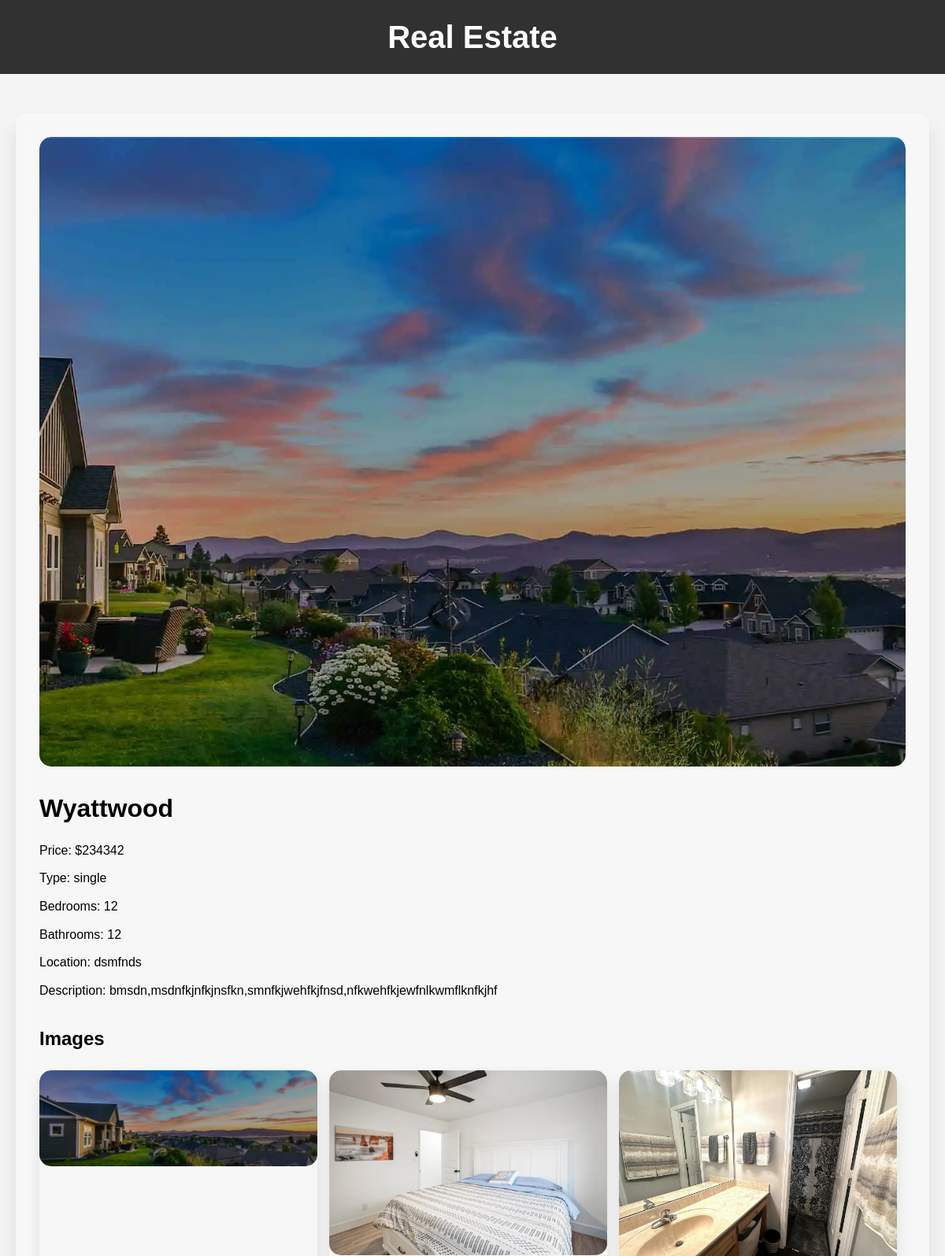
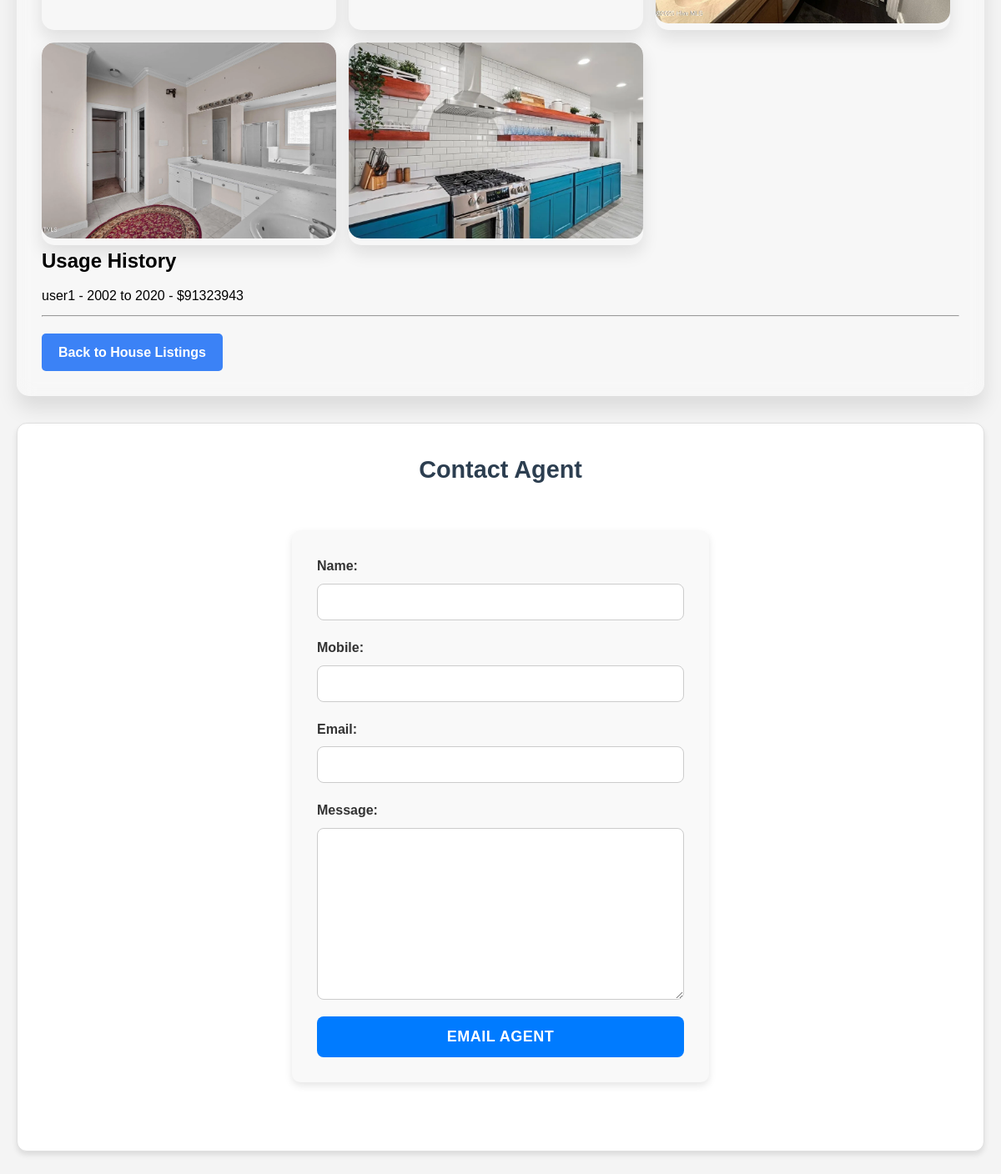
/buy/17/ (signed in), run on the app's committed database (2 pictures, top to bottom).
### myapp/models.py (models this page shows, shortened)
class sell(models.Model):
    user = models.ForeignKey(sigin, on_delete=models.CASCADE)
    housename = models.CharField(max_length=30)
    price = models.IntegerField()
    bedrooms = models.IntegerField(default=1, null=True, blank=True)
    bathrooms = models.IntegerField(default=1, null=True, blank=True)
    location = models.CharField(max_length=30)
    square_feet = models.IntegerField(null=True, blank=True)
    description = models.CharField(max_length=1255, null=True, blank=True)
    house_type = models.CharField(max_length=50, choices=HOUSE_TYPE_CHOICES)
    property_history = models.TextField(null=True, blank=True)
    built_year = models.IntegerField(null=True, blank=True, verbose_name="Built Year")
    image = models.ImageField(upload_to='images/')
    outside_image = models.ImageField(upload_to='houses/other_images/', null=True, blank=True)
    livingroom_image = models.ImageField(upload_to='houses/other_images/', null=True, blank=True)
    bedroom_image = models.ImageField(upload_to='houses/other_images/', null=True, blank=True)
    kitchen_image = models.ImageField(upload_to='houses/other_images/', null=True, blank=True)
    bathroom_image = models.ImageField(upload_to='houses/other_images/', null=True, blank=True)
    additional_image1 = models.ImageField(upload_to='houses/other_images/', null=True, blank=True)
    additional_image2 = models.ImageField(upload_to='houses/other_images/', null=True, blank=True)

class PropertyUsage(models.Model):
    house = models.ForeignKey(sell, on_delete=models.CASCADE, related_name='usage_history')
    user = models.CharField(max_length=100, verbose_name="User Name")
    starting_year = models.IntegerField(verbose_name="Starting Year")
    ending_year = models.IntegerField(verbose_name="Ending Year")
    price = models.IntegerField(verbose_name="Price Paid")

### myapp/views.py (the view)
# urls.py: path('buy/<int:id>/', buyon, name='buyon'),
@login_required(login_url='myapp:login')
def buyon(request, id):
    obj = get_object_or_404(sell, id=id)
    usage_history = obj.usage_history.all()
    submitted = False
    if request.method == 'POST':
        form = AgentInquiryForm(request.POST)
        if form.is_valid():
            inquiry = form.save(commit=False)
            inquiry.house = obj
            inquiry.seller = obj.user  # Set the seller as the house owner
            inquiry.save()
            submitted = True
    else:
        form = AgentInquiryForm()
    return render(request, 'buyon.html', {
        'obj': obj,
        'usage_history': usage_history,
        'form': form,
        'submitted': submitted
    })

### myapp/forms.py
class AgentInquiryForm(forms.ModelForm):
    class Meta:
        model = AgentInquiry
        fields = ['name', 'mobile', 'email', 'message']

### template/buyon.html (shortened to what this page needs)
{% load static %}
<!DOCTYPE html>
<html lang="en">
<head>
    <link rel="stylesheet" href="{% static 'buyon.css' %}">
    <link rel="stylesheet" href="https://cdn.jsdelivr.net/npm/@fancyapps/fancybox@3.5.7/dist/jquery.fancybox.min.css">
</head>
<body>
    <header>
        <div class="logo">
            <h1>Real Estate</h1>
        </div>
    </header>
    <div class="container">
        <div class="house-detail">
            <div class="main-image-container">
                {% if obj.image %}
                    <img src="{{ obj.image.url }}" alt="{{ obj.housename }}" class="main-house-image">
                {% else %}
                    <img src="{% static 'images/default_house_image.jpg' %}" alt="Default Image" class="main-house-image">
                {% endif %}
            </div>
            <div class="house-info">
                <h1>{{ obj.housename }}</h1>
                <p>Price: ${{ obj.price }}</p>
                <p>Type: {{ obj.house_type }}</p>
                <p>Bedrooms: {{ obj.bedrooms }}</p>
                <p>Bathrooms: {{ obj.bathrooms }}</p>
                <p>Location: {{ obj.location }}</p>
                <p>Description: {{ obj.description }}</p>
            </div>
            <div class="additional-info">
                <h2>Images</h2>
                <div class="image-gallery">
                    <div class="image-item">
                        <a href="{{ obj.image.url }}" data-fancybox="gallery" data-caption="Main Image">
                            <img src="{{ obj.image.url }}" alt="Main Image" class="house-room-image">
                        </a>
                    </div>
                    {% if obj.outside_image %}
                    <div class="image-item">
                        <a href="{{ obj.outside_image.url }}" data-fancybox="gallery" data-caption="Outside Image">
                            <img src="{{ obj.outside_image.url }}" alt="Outside Image" class="house-room-image">
                        </a>
                    </div>
                    {% endif %}
                    {% if obj.livingroom_image %}
                    <div class="image-item">
                        <a href="{{ obj.livingroom_image.url }}" data-fancybox="gallery" data-caption="Living Room Image">
                            <img src="{{ obj.livingroom_image.url }}" alt="Living Room Image" class="house-room-image">
                        </a>
                    </div>
                    {% endif %}
                    {% if obj.bedroom_image %}
                    <div class="image-item">
                        <a href="{{ obj.bedroom_image.url }}" data-fancybox="gallery" data-caption="Bedroom Image">
                            <img src="{{ obj.bedroom_image.url }}" alt="Bedroom Image" class="house-room-image">
                        </a>
                    </div>
                    {% endif %}
                    {% if obj.bathroom_image %}
                    <div class="image-item">
                        <a href="{{ obj.bathroom_image.url }}" data-fancybox="gallery" data-caption="Bathroom Image">
                            <img src="{{ obj.bathroom_image.url }}" alt="Bathroom Image" class="house-room-image">
                        </a>
                    </div>
                    {% endif %}
                </div>
                <div class="usage-history">
                    <h2>Usage History</h2>
                    <ul>
                        {% for usage in usage_history %}
                            <li>
                                {{ usage.user }} - {{ usage.starting_year }} to {{ usage.ending_year }} - ${{ usage.price }}
                            </li>
                        {% empty %}
                            <li>No usage history available.</li>
                        {% endfor %}
                    </ul>
                    <hr>
                </div>
            <a href="{% url 'myapp:buy' %}" class="back-btn">Back to House Listings</a>
        </div>
    </div>
        <div class="contact-agent-form">
            <h2>Contact Agent</h2>
            {% if submitted %}
            <div class="success-message">
                <h3>Thank you for your interest!</h3>
                <p>A Realtor.com coordinator will call you shortly</p>
                <p>We can connect you directly with a local real estate agent who can answer questions and schedule tours.</p>
                <p>To connect right away, call (555) 123-4567</p>
            </div>
            {% else %}
            <form method="post">
                {{ form.as_p }}
                <button type="submit" class="email-agent-btn">Email Agent</button>
            </form>
            {% endif %}
        </div>
</body>
</html>

### static/buyon.css (style rules this page uses)
* { margin: 0; padding: 0; box-sizing: border-box; }
body { font-family: 'Arial', sans-serif; background: #f4f4f4; color: #333; line-height: 1.6; }
header { background-color: rgba(0, 0, 0, 0.8); padding: 15px 20px; text-align: center; color: #fff; }
header .logo h1 { font-size: 2.5rem; }
.container { padding: 20px; max-width: 1200px; margin: 0 auto; }
.house-detail { background-color: rgba(255, 255, 255, 0.3); backdrop-filter: blur(10px); padding: 30px; border-radius: 15px; box-shadow: 0 15px 25px rgba(0, 0, 0, 0.1); margin-top: 30px; }
.main-image-container { position: relative; overflow: hidden; border-radius: 15px; }
.main-house-image { width: 100%; height: 800px; object-fit: cover; border-radius: 15px; }
.house-info { color: #000; margin-top: 20px; }
.house-info h1 { font-size: 2rem; margin-bottom: 15px; }
.house-info p { font-size: 1rem; margin-bottom: 10px; }
.additional-info { margin-top: 30px; }
.additional-info h2 { font-size: 1.5rem; margin-bottom: 10px; color: #000; }
.image-gallery { display: flex; gap: 15px; flex-wrap: wrap; margin-top: 20px; }
.image-item { position: relative; width: calc(33% - 10px); overflow: hidden; border-radius: 15px; box-shadow: 0 10px 20px rgba(0, 0, 0, 0.1); cursor: pointer; transition: transform 0.3s ease; }
.house-room-image { width: 100%; height: auto; object-fit: cover; border-radius: 15px; transition: transform 0.3s ease; }
ul { list-style-type: none; color: #000; }
ul li { margin-bottom: 10px; }
.back-btn { display: inline-block; padding: 10px 20px; background-color: #3b82f6; color: white; font-weight: bold; border-radius: 5px; text-decoration: none; margin-top: 20px; text-align: center; }
.contact-agent-form { background: #ffffff; border-radius: 12px; padding: 2rem; margin: 2rem 0; box-shadow: 0 4px 6px rgba(0, 0, 0, 0.1); border: 1px solid #e0e0e0; }
.contact-agent-form h2 { color: #2c3e50; font-size: 1.8rem; margin-bottom: 1.5rem; text-align: center; font-weight: 600; }
.email-agent-btn { background: #27ae60; color: white; padding: 1rem 2rem; border: none; border-radius: 6px; font-size: 1.1rem; font-weight: 600; cursor: pointer; width: 100%; transition: background 0.3s ease; text-transform: uppercase; letter-spacing: 0.5px; }
form { max-width: 500px; margin: 50px auto; padding: 30px; background-color: #f9f9f9; border-radius: 10px; box-shadow: 0 4px 10px rgba(0, 0, 0, 0.1); }
form p { display: flex; flex-direction: column; margin-bottom: 20px; }
form label { margin-bottom: 8px; font-weight: 600; color: #333; }
form input[type="text"], form input[type="email"], form input[type="tel"], form textarea { padding: 12px; border: 1px solid #ccc; border-radius: 8px; font-size: 16px; width: 100%; transition: border-color 0.3s ease; }
form textarea { resize: vertical; min-height: 120px; }
.email-agent-btn { width: 100%; padding: 14px; background-color: #007BFF; color: white; border: none; border-radius: 8px; font-size: 18px; font-weight: 600; cursor: pointer; transition: background-color 0.3s ease; }

### data on the page
sell: image (picture), housename "Wyattwood", price "234342", house_type "single", bedrooms "12", bathrooms "12", location "dsmfnds", description "bmsdn,msdnfkjnfkjnsfkn,smnfkjwehfkjfnsd,nfkwehfkjewfnlkwmflknfkjhf", outside_image (picture), livingroom_image (picture), bedroom_image (picture), bathroom_image (picture)
PropertyUsage: user "user1", starting_year "2002", ending_year "2020", price "91323943"
